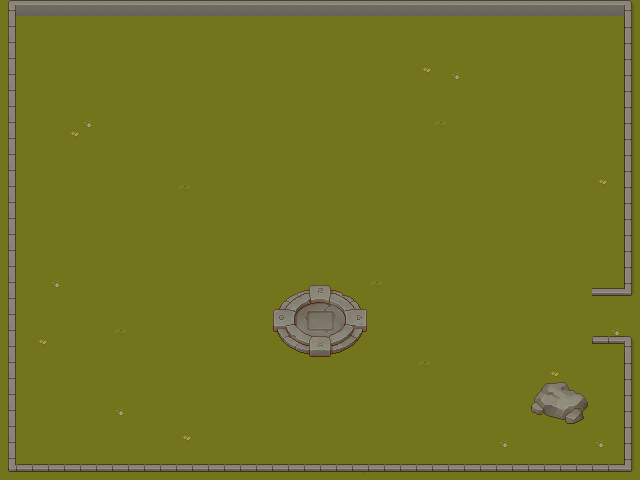

A level layout from a 2D game, rendered from its tile map. Below: a short description, then the map file with tile-grid data replaced by summaries:
An orthogonal 40x30 tile map with 16x16 px tiles, 3 tile layers (ground, collision, overlay), 5 tilesets.

<map version="1.10" tiledversion="1.11.2" orientation="orthogonal" renderorder="right-down" width="40" height="30" tilewidth="16" tileheight="16" infinite="0" nextlayerid="4" nextobjectid="1">
 <tileset firstgid="1" name="1" tilewidth="16" tileheight="16" tilecount="256" columns="16">
  <image source="../texture/tileset/1.png" width="256" height="256" />
 </tileset>
 <tileset firstgid="257" name="2" tilewidth="16" tileheight="16" tilecount="256" columns="16">
  <image source="../texture/tileset/2.png" width="256" height="256" />
 </tileset>
 <tileset firstgid="513" name="3" tilewidth="16" tileheight="16" tilecount="1024" columns="32">
  <image source="../texture/tileset/3.png" width="512" height="512" />
 </tileset>
 <tileset firstgid="1537" name="4" tilewidth="16" tileheight="16" tilecount="1024" columns="32">
  <image source="../texture/tileset/4.png" width="512" height="512" />
 </tileset>
 <tileset firstgid="2561" name="5" tilewidth="16" tileheight="16" tilecount="1024" columns="32">
  <image source="../texture/tileset/5.png" width="512" height="512" />
 </tileset>
 <layer id="1" name="ground" width="40" height="30">
  <data>[1200 cells, 1200 non-empty, 5 distinct tile ids]</data>
 </layer>
 <layer id="2" name="collision" width="40" height="30">
  <data>[1200 cells, 154 non-empty, 25 distinct tile ids]</data>
 </layer>
 <layer id="3" name="overlay" width="40" height="30">
  <data>[1200 cells, 40 non-empty, 40 distinct tile ids]</data>
 </layer>
</map>
